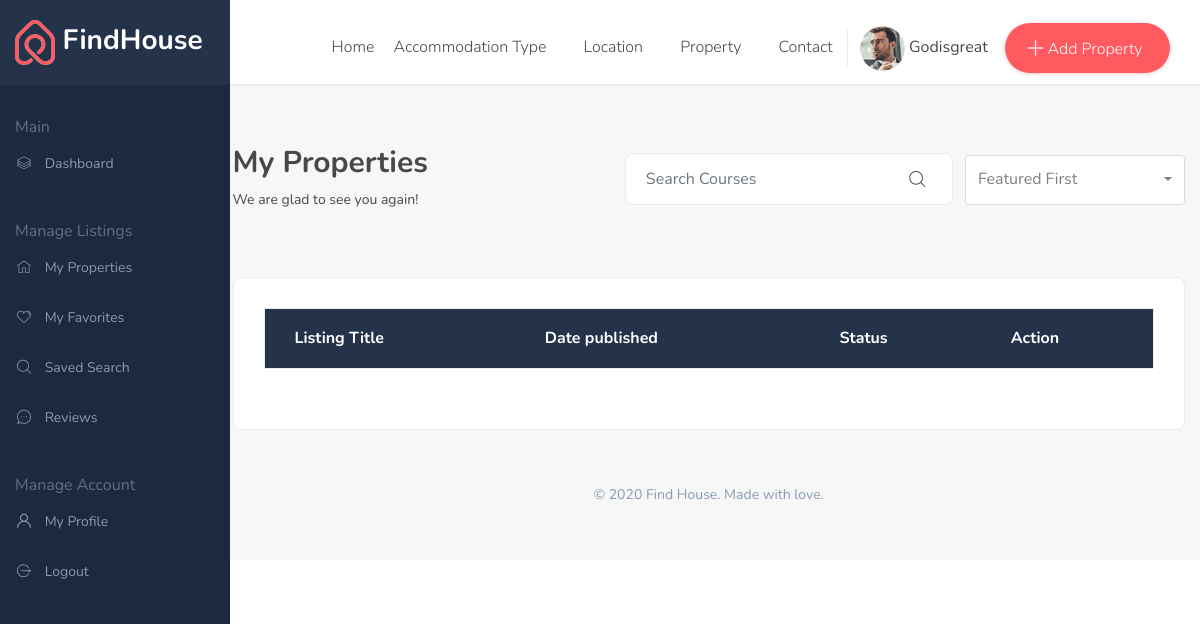
Page /user/dashboard/my-properties/ (signed in) on the earlier database version.
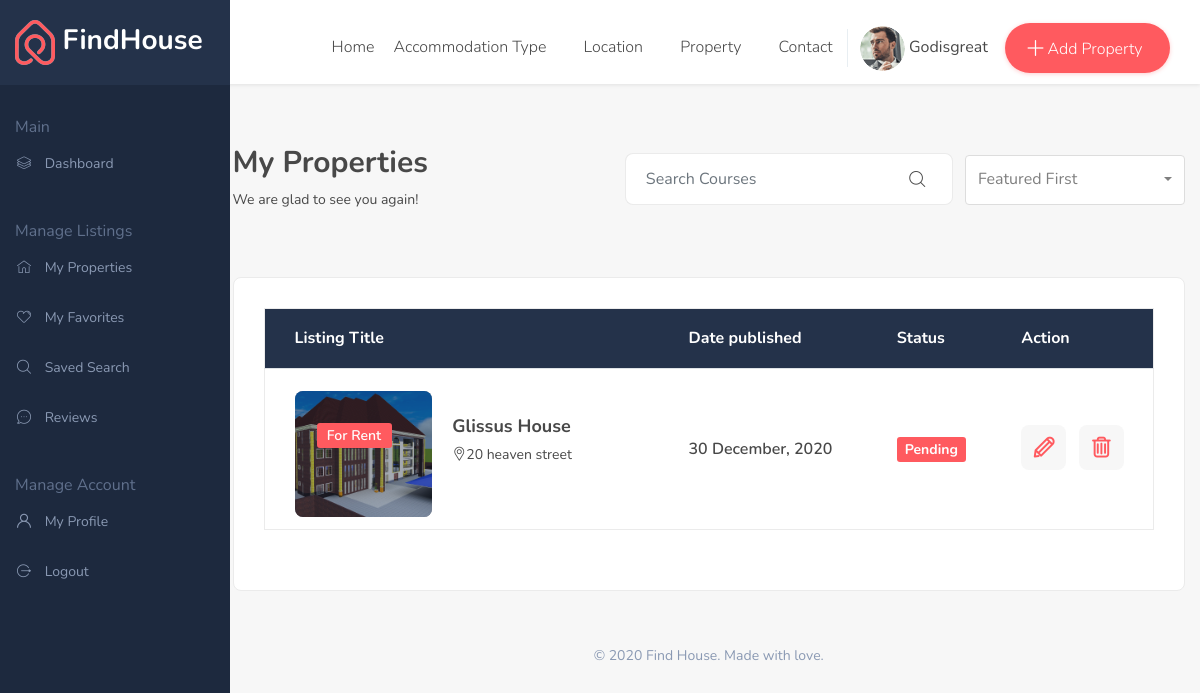
Same page on the later database version.
### users/models.py (models this page shows, shortened)
class User(AbstractBaseUser,PermissionsMixin):
    first_name=models.CharField(max_length=150,null=True,blank=True)
    sur_name=models.CharField(max_length=150,null=True,blank=True)
    other_name = models.CharField(max_length=150,null=True,blank=True)
    username_validator = UnicodeUsernameValidator()
    username = models.CharField(
        ("username"),
        max_length=150,
        unique=True,
        null=True,blank=True,
        help_text=(
            "Required. 150 characters or fewer. Letters, digits and @/./+/-/_ only."
        ),
        validators=[username_validator],
        error_messages={
            "unique": ("A user with that username already exists."),
        },
    )
    email = models.EmailField(("email address"), blank=True)
    phone_no=models.CharField(max_length=150,null=True,blank=True)
    date_created=models.DateTimeField(auto_now_add=True)
    is_active=models.BooleanField(default=True)
    is_staff=models.BooleanField(default=False)
    is_landlord=models.BooleanField(default=False)
    is_superuser=models.BooleanField(default=False)
    EMAIL_FIELD = "email"
    USERNAME_FIELD = "username"
    REQUIRED_FIELDS = ["email"]
    objects=UserManager()

### houses/models.py (models this page shows, shortened)
class HouseModel(models.Model):
    added = models.DateTimeField(auto_now_add=True)
    updated = models.DateTimeField(auto_now=True)
    name = models.CharField('Building Name', max_length=100, blank=True, null=True)
    address = models.CharField('Building Address', max_length=150)
    country = models.ForeignKey(Country, on_delete=models.PROTECT, null=True, blank=True) # default=165
    state = models.ForeignKey(Region, on_delete=models.PROTECT, null=True, blank=True, )
    city = models.ForeignKey(SubRegion, on_delete=models.PROTECT, null=True, blank=True, )
    building_type = models.CharField('Building Type', max_length=50, choices=BUILDING_TYPES)
    accommodation_type = models.CharField('Accommodation Type', max_length=50, choices=ACCOMMODATION_TYPES)
    total_number_of_accommodation_space = models.PositiveIntegerField('Total Number Of Accodation Space')
    available_number_accommodation_space = models.PositiveIntegerField('Number Of Accodation Space Available')
    house_price = models.DecimalField('Building Price', max_digits=11, decimal_places=2, null=True, blank=True)
    electricity = models.BooleanField(default=True)
    water = models.BooleanField(default=False)
    newly_built = models.BooleanField('Newly Built', default=False)
    sale = models.BooleanField('For Sale', default=False)
    exterior_image = models.ImageField('Exterior Image Main', upload_to='BuildingExterior/', blank=True, null=True)
    exterior_image_side1 = models.ImageField('Exterior Image Side A', upload_to='BuildingExterior/', blank=True, null=True)
    exterior_image_side2 = models.ImageField('Exterior Image Side B', upload_to='BuildingExterior/', blank=True, null=True)
    vid_file = models.FileField(upload_to="BuildingInterior/video/building/", blank=True, null=True)
    c_of_o = models.FileField('Certificate Of Occupancy', upload_to="doucments/CofOs/", null=True, blank=True)
    d_of_a = models.FileField('Deed Of Assignment', upload_to="doucments/DofAs/", null=True, blank=True)
    tenant_agreement = models.FileField('Tenant Agreement', upload_to="doucments/TAs/", null=True, blank=True)
    landlord = models.ForeignKey(User, on_delete=models.CASCADE, null=True, blank=True)
    verified = models.BooleanField(default=False)
    featured = models.BooleanField(default=False)
    features = models.ManyToManyField(AmenitiesModels)

### users/views.py (the view)
# urls.py: path('dashboard/my-properties/', views.get_buildings_by_landlord, name='my-properties-dashboard'),
def get_buildings_by_landlord(request):
    if request.user.is_landlord:
        buildings = HouseModel.objects.filter(landlord=request.user)
        return render( request, 'page-my-properties.html', {'properties':buildings})

### templates/page-my-properties.html (shortened to what this page needs)
{% extends 'dashboard_base.html' %}
{% block content %}
	<section class="our-dashbord dashbord bgc-f7 pb50">
		<div class="container-fluid">
			<div class="row">
				<div class="col-lg-3 col-xl-2 dn-992 pl0"></div>
				<div class="col-sm-12 col-lg-8 col-xl-10 maxw100flex-992">
					<div class="row">
						<div class="col-lg-4 col-xl-4 mb10">
							<div class="breadcrumb_content style2 mb30-991">
								<h2 class="breadcrumb_title">My Properties</h2>
								<p>We are glad to see you again!</p>
							</div>
						</div>
						<div class="col-lg-8 col-xl-8">
							<div class="candidate_revew_select style2 text-right mb30-991">
								<ul class="mb0">
									<li class="list-inline-item">
										<div class="candidate_revew_search_box course fn-520">
											<form class="form-inline my-2">
										    	<input class="form-control mr-sm-2" type="search" placeholder="Search Courses" aria-label="Search">
										    	<button class="btn my-2 my-sm-0" type="submit"><span class="flaticon-magnifying-glass"></span></button>
										    </form>
										</div>
									</li>
									<li class="list-inline-item">
										<select class="selectpicker show-tick">
											<option>Featured First</option>
										</select>
									</li>
								</ul>
							</div>
						</div>
						<div class="col-lg-12">
							<div class="my_dashboard_review mb40">
								<div class="property_table">
									<div class="table-responsive mt0">
										<table class="table">
											<thead class="thead-light">
										    	<tr>
										    		<th scope="col">Listing Title</th>
										    		<th scope="col">Date published</th>
										    		<th scope="col">Status</th>
										    		<th scope="col">Action</th>
										    	</tr>
											</thead>
											<tbody>
												{% for property in properties %}
												<tr>
										    		<th scope="row">
														<div class="feat_property list favorite_page style2">
															<div class="thumb">
																<img class="img-whp" src="{{property.exterior_image.url}}" alt="fp1.jpg">
																<div class="thmb_cntnt">
																	<ul class="tag mb0">
																		<li class="list-inline-item"><a href="page-my-properties.html#">For Rent</a></li>
																	</ul>
																</div>
															</div>
															<div class="details">
																<div class="tc_content">
																	<h4>{{property.name}}</h4>
																	<p><span class="flaticon-placeholder"></span>{{property.address}}</p>
																</div>
															</div>
														</div>
										    		</th>
										    		<td>30 December, 2020</td>
										    		<td>
														{% if property.verified %}
														<span class="status_tag badge2">Published</span>
														{% else %}
														<span class="status_tag badge">Pending</span>
														{% endif %}
													</td>
										    		<td>
										    			<ul class="view_edit_delete_list mb0">
										    				<li class="list-inline-item" data-toggle="tooltip" data-placement="top" title="Edit"><a href="{% url 'edit-house' property.id %}"><span class="flaticon-edit"></span></a></li>
										    				<li class="list-inline-item" data-toggle="tooltip" data-placement="top" title="Delete"><a href="page-my-properties.html#"><span class="flaticon-garbage"></span></a></li>
										    			</ul>
										    		</td>
										    	</tr>
												{% endfor %}
											</tbody>
										</table>
									</div>
								</div>
							</div>
						</div>
					</div>
					<div class="row mt10">
						<div class="col-lg-12">
							<div class="copyright-widget text-center">
								<p>© 2020 Find House. Made with love.</p>
							</div>
						</div>
					</div>
				</div>
			</div>
		</div>
	</section>
{% endblock content %}

### templates/dashboard_base.html (shortened to what this page needs)
{% load static %}
<!DOCTYPE html>
<html dir="ltr" lang="en">
<head>
<link rel="stylesheet" href="{% static 'css/bootstrap.min.css' %}">
<link rel="stylesheet" href="{% static 'css/style.css' %}">
<link rel="stylesheet" href="{% static 'css/dashbord_navitaion.css' %}">
<link rel="stylesheet" href="{% static 'css/responsive.css' %}">
</head>
<body>
<div class="wrapper">
	<header class="header-nav menu_style_home_one style2 menu-fixed main-menu">
		<div class="container-fluid p0">
		    <nav>
		        <a href="page-dashboard.html#" class="navbar_brand float-left dn-smd">
		            <span>FindHouse</span>
		        </a>
		        <ul id="respMenu" class="ace-responsive-menu text-right" data-menu-style="horizontal">
		            <li>
		                <a href="{% url 'index' %}"><span class="title">Home</span></a>
		            </li>
		            <li>
		                <a href="page-dashboard.html#"><span class="title">Accommodation Type</span></a>
		            </li>
		            <li>
		                <a href="page-dashboard.html#"><span class="title">Location</span></a>
		            </li>
		            <li>
		                <a href="page-dashboard.html#"><span class="title">Property</span></a>
		            </li>
		            <li class="last">
		                <a href="page-contact.html"><span class="title">Contact</span></a>
		            </li>
	                <li class="user_setting">
						<div class="dropdown">
	                		<a class="btn dropdown-toggle" href="page-dashboard.html#" data-toggle="dropdown">
                                <img class="rounded-circle" src="{% static 'images/team/e1.png' %}" alt="e1.png">
                                 <span class="dn-1199">{{request.user.first_name}}</span>
                            </a>
						</div>
			        </li>
	                <li class="list-inline-item add_listing">
                        <a href="{% url 'add-house' %}"><span class="flaticon-plus"></span>
                            <span class="dn-lg"> Add Property</span>
                        </a>
                    </li>
		        </ul>
		    </nav>
		</div>
	</header>
    <div class="dashboard_sidebar_menu dn-992">
	    <ul class="sidebar-menu">
	   		<li class="header"><img src="{% static 'images/header-logo2.png' %}" alt="header-logo2.png"> FindHouse</li>
	   		<li class="title"><span>Main</span></li>
	    	<li class="treeview"><a href="{% url 'landlord-dashboard' %}"><i class="flaticon-layers"></i><span> Dashboard</span></a></li>
	   		<li class="title"><span>Manage Listings</span></li>
	      	<li class="treeview">
		        <a href="{% url 'my-properties-dashboard' %}"><i class="flaticon-home"></i> <span>My Properties</span><i class="fa fa-angle-down pull-right"></i></a>
	      	</li>
	      	<li><a href="page-my-favorites.html"><i class="flaticon-heart"></i> <span> My Favorites</span></a></li>
	      	<li><a href="page-my-savesearch.html"><i class="flaticon-magnifying-glass"></i> <span>Saved Search</span></a></li>
	     	<li class="treeview">
		        <a href="page-my-review.html"><i class="flaticon-chat"></i><span> Reviews</span><i class="fa fa-angle-down pull-right"></i></a>
	      	</li>
	   		<li class="title"><span>Manage Account</span></li>
		    <li><a href="page-my-profile.html"><i class="flaticon-user"></i> <span>My Profile</span></a></li>
		    <li><a href="{% url 'logout' %}"><i class="flaticon-logout"></i> <span>Logout</span></a></li>
	    </ul>
    </div>
    {% block content %}{% endblock content %}
</div>
</body>
</html>

### static/css/responsive.css (style rules this page uses)
@media only screen and (max-width:1440px) { .our-dashbord.dashbord .container-fluid { padding-left: 8%;padding-right: 15px; } }
@media only screen and (max-width:1366px) { .sidebar-menu { width: 230px; } }
@media only screen and (max-width:1366px) { .sidebar-menu li.header { padding-left: 15px; } }
@media only screen and (max-width:1366px) { .our-dashbord.dashbord .container-fluid { padding-left: 3%;padding-right: 15px; } }
@media only screen and (max-width:1280px) { header.header-nav.menu_style_home_one a.navbar_brand { margin-top: 21px; } }
@media only screen and (max-width:1280px) { header.header-nav.menu_style_home_one .ace-responsive-menu > li > a { padding: 37px 20px 27px 5px; } }
@media only screen and (max-width:1200px) { header.header-nav.menu_style_home_one .ace-responsive-menu > li > a { padding: 37px 10px 27px 5px; } }
@media only screen and (max-width:1200px) { header.header-nav.menu_style_home_one ul.ace-responsive-menu li.add_listing { width: 165px; } }

### static/css/menu.css (style rules this page uses)
@media (min-width: 993px) { .main-menu { display: block; } }
.header, .content, .footer { text-align: center; }
.header, .footer { background: #777; font-size: 16px; font-weight: bold; color: #484848; line-height: 40px; -moz-box-sizing: border-box; box-sizing: border-box; width: 100%; height: 85px; padding: 0 50px; }
.mm-page { -webkit-box-sizing:border-box;box-sizing:border-box;position:relative }
.mm-slideout { -webkit-transition:-webkit-transform .4s ease;transition:-webkit-transform .4s ease;-o-transition:transform .4s ease;transition:transform .4s ease;transition:transform .4s ease,-webkit-transform .4s ease;z-index:1 }

### static/css/ace-responsive-menu.css (style rules this page uses)
ul { margin: 0px; padding: 0px; }
.ace-responsive-menu { list-style: none; margin: 0; padding: 0; background-color: transparent; width:100%; }
.ace-responsive-menu li { list-style: none; }
.ace-responsive-menu > li { border: 0px; display: inline-block; margin: 0; padding: 0; text-align: left; }
.ace-responsive-menu li a { color:#c0c0c0; }
.ace-responsive-menu > li > a { display: block; position: relative; margin: 0; border: 0px; padding: 18px 20px 18px 5px; text-decoration: none; font-size: 16px; font-weight: 300; color: #979797; }

Differences in the rows shown:
now on this page (row edited): HouseModel: exterior_image (picture), name "Glissus House", address "20 heaven street", verified "Pending"
